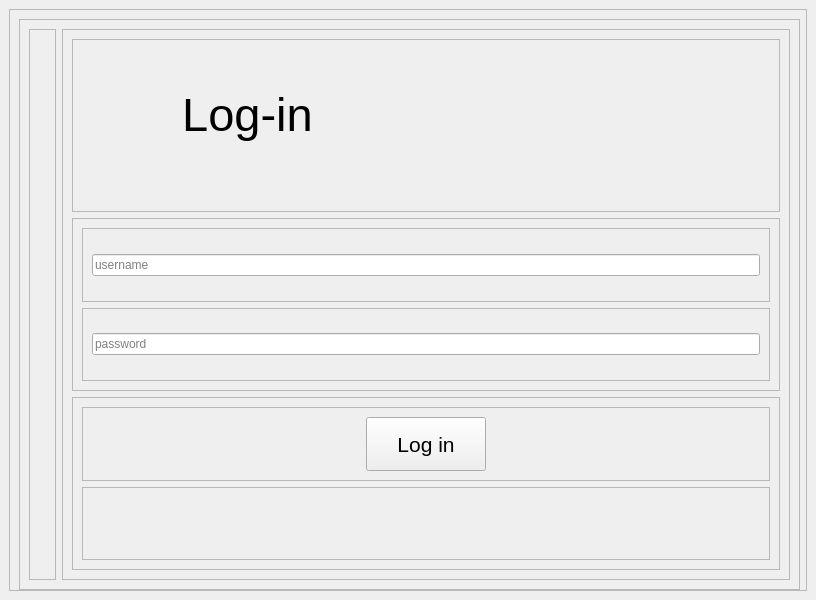
<?xml version="1.0" encoding="UTF-8"?>
<ui version="4.0">
 <class>MainWindow</class>
 <widget class="QMainWindow" name="MainWindow">
  <property name="geometry">
   <rect>
    <x>0</x>
    <y>0</y>
    <width>816</width>
    <height>600</height>
   </rect>
  </property>
  <property name="windowTitle">
   <string>Login</string>
  </property>
  <widget class="QWidget" name="centralwidget">
   <layout class="QHBoxLayout" name="horizontalLayout_6">
    <item>
     <widget class="QFrame" name="frame">
      <property name="frameShape">
       <enum>QFrame::StyledPanel</enum>
      </property>
      <property name="frameShadow">
       <enum>QFrame::Raised</enum>
      </property>
      <widget class="QFrame" name="frame_2">
       <property name="geometry">
        <rect>
         <x>10</x>
         <y>10</y>
         <width>781</width>
         <height>571</height>
        </rect>
       </property>
       <property name="frameShape">
        <enum>QFrame::StyledPanel</enum>
       </property>
       <property name="frameShadow">
        <enum>QFrame::Raised</enum>
       </property>
       <layout class="QHBoxLayout" name="horizontalLayout_4">
        <item>
         <widget class="QFrame" name="frame_3">
          <property name="frameShape">
           <enum>QFrame::StyledPanel</enum>
          </property>
          <property name="frameShadow">
           <enum>QFrame::Raised</enum>
          </property>
          <layout class="QVBoxLayout" name="verticalLayout_4">
           <item>
            <widget class="QLabel" name="label_8">
             <property name="text">
              <string/>
             </property>
             <property name="pixmap">
              <pixmap>../../../Pictures/art perception/010.jpg</pixmap>
             </property>
            </widget>
           </item>
          </layout>
         </widget>
        </item>
        <item>
         <widget class="QFrame" name="frame_4">
          <property name="frameShape">
           <enum>QFrame::StyledPanel</enum>
          </property>
          <property name="frameShadow">
           <enum>QFrame::Raised</enum>
          </property>
          <layout class="QVBoxLayout" name="verticalLayout_3">
           <item>
            <widget class="QFrame" name="frame_5">
             <property name="frameShape">
              <enum>QFrame::StyledPanel</enum>
             </property>
             <property name="frameShadow">
              <enum>QFrame::Raised</enum>
             </property>
             <widget class="QLabel" name="label">
              <property name="geometry">
               <rect>
                <x>30</x>
                <y>40</y>
                <width>291</width>
                <height>71</height>
               </rect>
              </property>
              <property name="font">
               <font>
                <pointsize>35</pointsize>
               </font>
              </property>
              <property name="text">
               <string>Log-in</string>
              </property>
              <property name="alignment">
               <set>Qt::AlignCenter</set>
              </property>
             </widget>
            </widget>
           </item>
           <item>
            <widget class="QFrame" name="frame_6">
             <property name="frameShape">
              <enum>QFrame::StyledPanel</enum>
             </property>
             <property name="frameShadow">
              <enum>QFrame::Raised</enum>
             </property>
             <layout class="QVBoxLayout" name="verticalLayout">
              <item>
               <widget class="QFrame" name="frame_7">
                <property name="frameShape">
                 <enum>QFrame::StyledPanel</enum>
                </property>
                <property name="frameShadow">
                 <enum>QFrame::Raised</enum>
                </property>
                <layout class="QHBoxLayout" name="horizontalLayout">
                 <item>
                  <widget class="QLineEdit" name="lineEdit">
                   <property name="placeholderText">
                    <string>username</string>
                   </property>
                  </widget>
                 </item>
                </layout>
               </widget>
              </item>
              <item>
               <widget class="QFrame" name="frame_8">
                <property name="frameShape">
                 <enum>QFrame::StyledPanel</enum>
                </property>
                <property name="frameShadow">
                 <enum>QFrame::Raised</enum>
                </property>
                <layout class="QHBoxLayout" name="horizontalLayout_3">
                 <item>
                  <widget class="QLineEdit" name="lineEdit_3">
                   <property name="text">
                    <string/>
                   </property>
                   <property name="echoMode">
                    <enum>QLineEdit::Password</enum>
                   </property>
                   <property name="placeholderText">
                    <string>password</string>
                   </property>
                  </widget>
                 </item>
                </layout>
               </widget>
              </item>
             </layout>
            </widget>
           </item>
           <item>
            <widget class="QFrame" name="frame_9">
             <property name="frameShape">
              <enum>QFrame::StyledPanel</enum>
             </property>
             <property name="frameShadow">
              <enum>QFrame::Raised</enum>
             </property>
             <layout class="QVBoxLayout" name="verticalLayout_2">
              <item>
               <widget class="QFrame" name="frame_10">
                <property name="frameShape">
                 <enum>QFrame::StyledPanel</enum>
                </property>
                <property name="frameShadow">
                 <enum>QFrame::Raised</enum>
                </property>
                <layout class="QHBoxLayout" name="horizontalLayout_5">
                 <item>
                  <widget class="QPushButton" name="pushButton">
                   <property name="maximumSize">
                    <size>
                     <width>120</width>
                     <height>100</height>
                    </size>
                   </property>
                   <property name="font">
                    <font>
                     <pointsize>16</pointsize>
                    </font>
                   </property>
                   <property name="text">
                    <string>Log in</string>
                   </property>
                  </widget>
                 </item>
                </layout>
               </widget>
              </item>
              <item>
               <widget class="QFrame" name="frame_13">
                <property name="frameShape">
                 <enum>QFrame::StyledPanel</enum>
                </property>
                <property name="frameShadow">
                 <enum>QFrame::Raised</enum>
                </property>
               </widget>
              </item>
             </layout>
            </widget>
           </item>
          </layout>
         </widget>
        </item>
       </layout>
      </widget>
     </widget>
    </item>
   </layout>
  </widget>
 </widget>
 <resources/>
 <connections/>
</ui>
